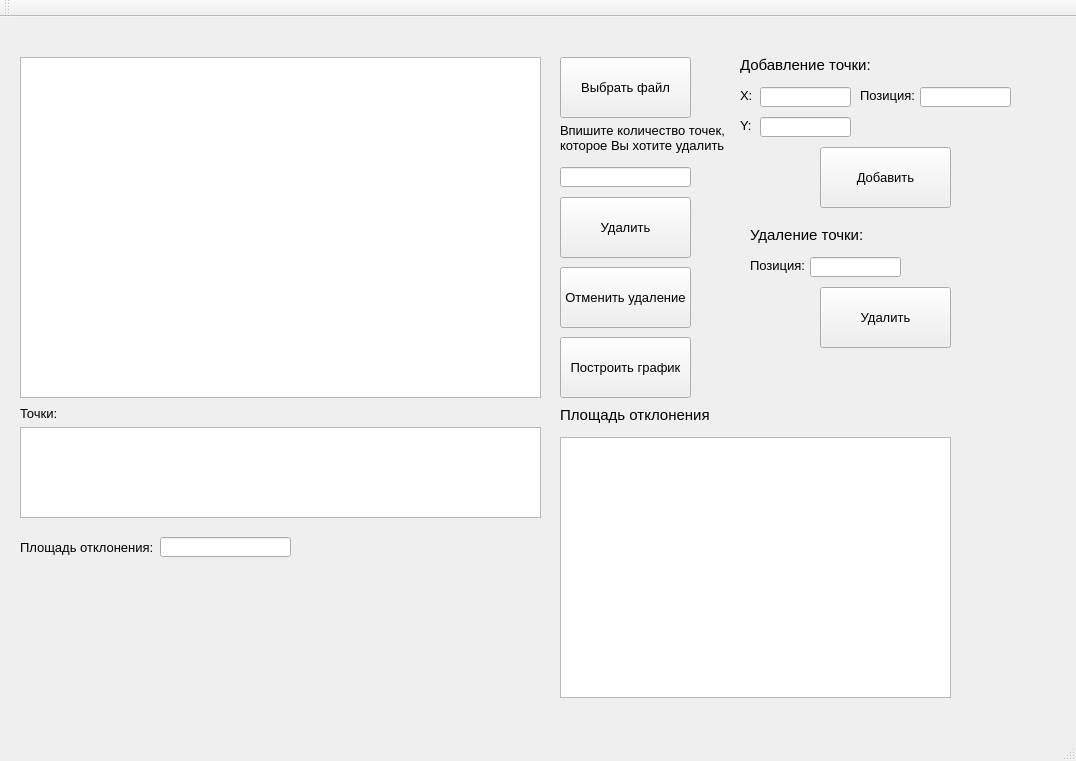
<?xml version="1.0" encoding="UTF-8"?>
<ui version="4.0">
 <class>MainWindow</class>
 <widget class="QMainWindow" name="MainWindow">
  <property name="geometry">
   <rect>
    <x>0</x>
    <y>0</y>
    <width>1076</width>
    <height>761</height>
   </rect>
  </property>
  <property name="windowTitle">
   <string>Редактор</string>
  </property>
  <widget class="QWidget" name="centralWidget">
   <widget class="QGraphicsView" name="graphicsView">
    <property name="geometry">
     <rect>
      <x>20</x>
      <y>40</y>
      <width>521</width>
      <height>341</height>
     </rect>
    </property>
   </widget>
   <widget class="QPushButton" name="pushButton_2">
    <property name="geometry">
     <rect>
      <x>560</x>
      <y>40</y>
      <width>131</width>
      <height>61</height>
     </rect>
    </property>
    <property name="font">
     <font>
      <pointsize>10</pointsize>
     </font>
    </property>
    <property name="text">
     <string>Выбрать файл</string>
    </property>
   </widget>
   <widget class="QLabel" name="label">
    <property name="geometry">
     <rect>
      <x>560</x>
      <y>90</y>
      <width>171</width>
      <height>61</height>
     </rect>
    </property>
    <property name="font">
     <font>
      <pointsize>10</pointsize>
     </font>
    </property>
    <property name="text">
     <string>Впишите количество точек, 
которое Вы хотите удалить</string>
    </property>
   </widget>
   <widget class="QLineEdit" name="lineEdit">
    <property name="geometry">
     <rect>
      <x>560</x>
      <y>150</y>
      <width>131</width>
      <height>20</height>
     </rect>
    </property>
   </widget>
   <widget class="QPushButton" name="pushButton_3">
    <property name="geometry">
     <rect>
      <x>560</x>
      <y>180</y>
      <width>131</width>
      <height>61</height>
     </rect>
    </property>
    <property name="font">
     <font>
      <pointsize>10</pointsize>
     </font>
    </property>
    <property name="text">
     <string>Удалить</string>
    </property>
   </widget>
   <widget class="QPushButton" name="pushButton_5">
    <property name="geometry">
     <rect>
      <x>560</x>
      <y>250</y>
      <width>131</width>
      <height>61</height>
     </rect>
    </property>
    <property name="font">
     <font>
      <pointsize>10</pointsize>
     </font>
    </property>
    <property name="text">
     <string>Отменить удаление</string>
    </property>
   </widget>
   <widget class="QPushButton" name="pushButton">
    <property name="geometry">
     <rect>
      <x>560</x>
      <y>320</y>
      <width>131</width>
      <height>61</height>
     </rect>
    </property>
    <property name="font">
     <font>
      <pointsize>10</pointsize>
     </font>
    </property>
    <property name="text">
     <string>Построить график</string>
    </property>
   </widget>
   <widget class="QLabel" name="label_2">
    <property name="geometry">
     <rect>
      <x>740</x>
      <y>40</y>
      <width>281</width>
      <height>16</height>
     </rect>
    </property>
    <property name="font">
     <font>
      <pointsize>11</pointsize>
     </font>
    </property>
    <property name="text">
     <string>Добавление точки:</string>
    </property>
   </widget>
   <widget class="QLabel" name="label_3">
    <property name="geometry">
     <rect>
      <x>740</x>
      <y>70</y>
      <width>21</width>
      <height>16</height>
     </rect>
    </property>
    <property name="font">
     <font>
      <pointsize>10</pointsize>
     </font>
    </property>
    <property name="text">
     <string>X:</string>
    </property>
   </widget>
   <widget class="QLineEdit" name="lineEdit_2">
    <property name="geometry">
     <rect>
      <x>760</x>
      <y>70</y>
      <width>91</width>
      <height>20</height>
     </rect>
    </property>
   </widget>
   <widget class="QLabel" name="label_5">
    <property name="geometry">
     <rect>
      <x>860</x>
      <y>70</y>
      <width>61</width>
      <height>16</height>
     </rect>
    </property>
    <property name="font">
     <font>
      <pointsize>10</pointsize>
     </font>
    </property>
    <property name="text">
     <string>Позиция:</string>
    </property>
   </widget>
   <widget class="QLineEdit" name="lineEdit_4">
    <property name="geometry">
     <rect>
      <x>920</x>
      <y>70</y>
      <width>91</width>
      <height>20</height>
     </rect>
    </property>
   </widget>
   <widget class="QLabel" name="label_4">
    <property name="geometry">
     <rect>
      <x>740</x>
      <y>100</y>
      <width>21</width>
      <height>16</height>
     </rect>
    </property>
    <property name="font">
     <font>
      <pointsize>10</pointsize>
     </font>
    </property>
    <property name="text">
     <string>Y:</string>
    </property>
   </widget>
   <widget class="QLineEdit" name="lineEdit_3">
    <property name="geometry">
     <rect>
      <x>760</x>
      <y>100</y>
      <width>91</width>
      <height>20</height>
     </rect>
    </property>
   </widget>
   <widget class="QPushButton" name="pushButton_4">
    <property name="geometry">
     <rect>
      <x>820</x>
      <y>130</y>
      <width>131</width>
      <height>61</height>
     </rect>
    </property>
    <property name="font">
     <font>
      <pointsize>10</pointsize>
     </font>
    </property>
    <property name="text">
     <string>Добавить</string>
    </property>
   </widget>
   <widget class="QLabel" name="label_6">
    <property name="geometry">
     <rect>
      <x>750</x>
      <y>210</y>
      <width>281</width>
      <height>16</height>
     </rect>
    </property>
    <property name="font">
     <font>
      <pointsize>11</pointsize>
     </font>
    </property>
    <property name="text">
     <string>Удаление точки:</string>
    </property>
   </widget>
   <widget class="QLabel" name="label_7">
    <property name="geometry">
     <rect>
      <x>750</x>
      <y>240</y>
      <width>61</width>
      <height>16</height>
     </rect>
    </property>
    <property name="font">
     <font>
      <pointsize>10</pointsize>
     </font>
    </property>
    <property name="text">
     <string>Позиция:</string>
    </property>
   </widget>
   <widget class="QLineEdit" name="lineEdit_5">
    <property name="geometry">
     <rect>
      <x>810</x>
      <y>240</y>
      <width>91</width>
      <height>20</height>
     </rect>
    </property>
   </widget>
   <widget class="QPushButton" name="pushButton_6">
    <property name="geometry">
     <rect>
      <x>820</x>
      <y>270</y>
      <width>131</width>
      <height>61</height>
     </rect>
    </property>
    <property name="font">
     <font>
      <pointsize>10</pointsize>
     </font>
    </property>
    <property name="text">
     <string>Удалить</string>
    </property>
   </widget>
   <widget class="QLabel" name="label_10">
    <property name="geometry">
     <rect>
      <x>560</x>
      <y>390</y>
      <width>281</width>
      <height>16</height>
     </rect>
    </property>
    <property name="font">
     <font>
      <pointsize>11</pointsize>
     </font>
    </property>
    <property name="text">
     <string>Площадь отклонения</string>
    </property>
   </widget>
   <widget class="QGraphicsView" name="graphicsView_3">
    <property name="geometry">
     <rect>
      <x>560</x>
      <y>420</y>
      <width>391</width>
      <height>261</height>
     </rect>
    </property>
   </widget>
   <widget class="QLabel" name="label_8">
    <property name="geometry">
     <rect>
      <x>20</x>
      <y>390</y>
      <width>47</width>
      <height>13</height>
     </rect>
    </property>
    <property name="font">
     <font>
      <pointsize>10</pointsize>
     </font>
    </property>
    <property name="text">
     <string>Точки:</string>
    </property>
   </widget>
   <widget class="QGraphicsView" name="graphicsView_2">
    <property name="geometry">
     <rect>
      <x>20</x>
      <y>410</y>
      <width>521</width>
      <height>91</height>
     </rect>
    </property>
   </widget>
   <widget class="QLabel" name="label_9">
    <property name="geometry">
     <rect>
      <x>20</x>
      <y>520</y>
      <width>141</width>
      <height>20</height>
     </rect>
    </property>
    <property name="font">
     <font>
      <pointsize>10</pointsize>
     </font>
    </property>
    <property name="text">
     <string>Площадь отклонения:</string>
    </property>
   </widget>
   <widget class="QLineEdit" name="lineEdit_6">
    <property name="geometry">
     <rect>
      <x>160</x>
      <y>520</y>
      <width>131</width>
      <height>20</height>
     </rect>
    </property>
   </widget>
  </widget>
  <widget class="QMenuBar" name="menuBar">
   <property name="geometry">
    <rect>
     <x>0</x>
     <y>0</y>
     <width>1076</width>
     <height>21</height>
    </rect>
   </property>
  </widget>
  <widget class="QToolBar" name="mainToolBar">
   <attribute name="toolBarArea">
    <enum>TopToolBarArea</enum>
   </attribute>
   <attribute name="toolBarBreak">
    <bool>false</bool>
   </attribute>
  </widget>
  <widget class="QStatusBar" name="statusBar"/>
 </widget>
 <layoutdefault spacing="6" margin="11"/>
 <resources/>
 <connections/>
</ui>
